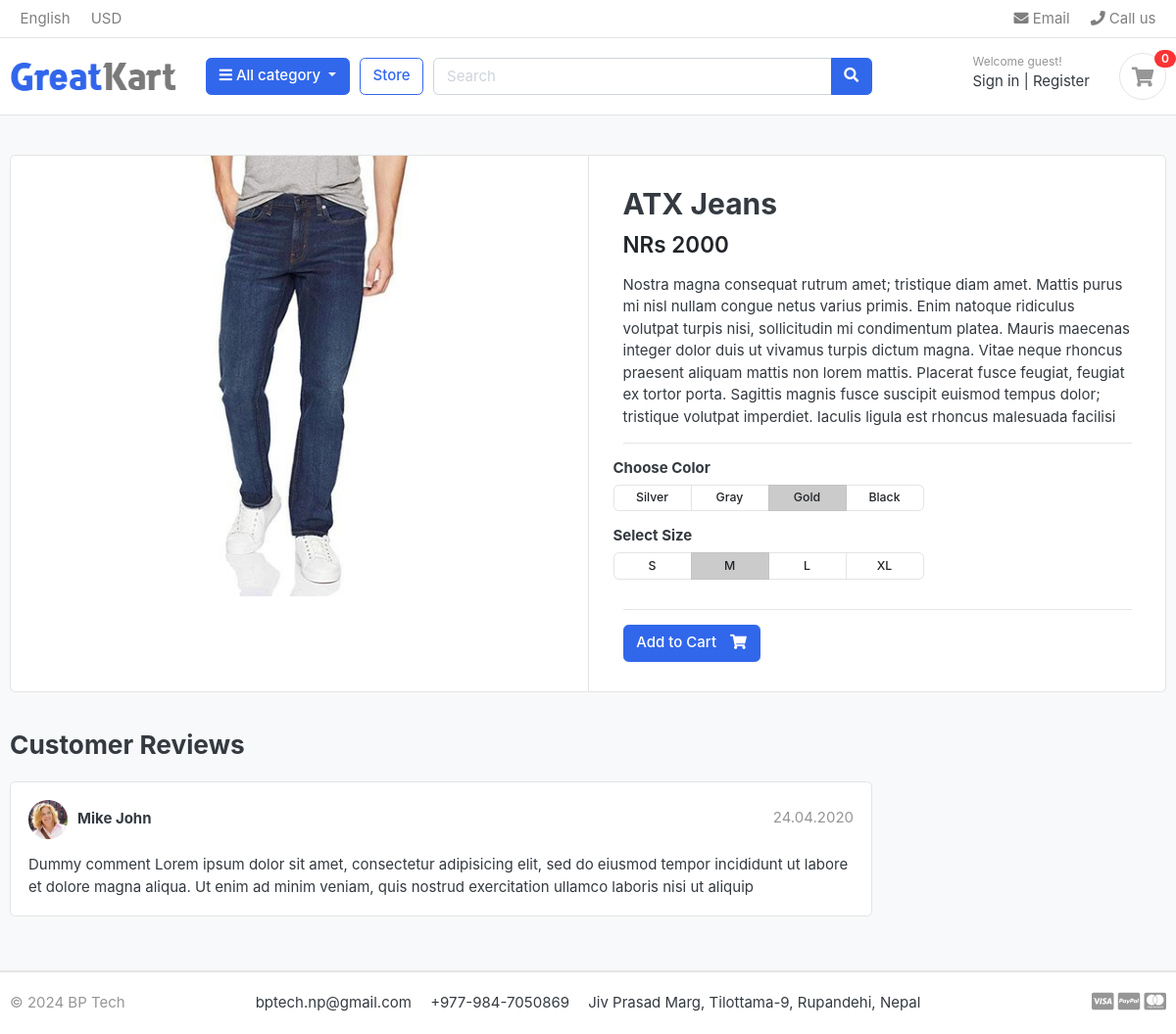
/store/category/jeans/atx-jeans/, run on the app's committed database.
### store/models.py (models this page shows, shortened)
class Product(models.Model):
    product_name  = models.CharField(max_length=200,unique=True)
    slug          = models.SlugField(max_length=200,unique=True)
    discription   = models.TextField(max_length=500,blank=True)
    price         = models.IntegerField()
    images        = models.ImageField(upload_to='photo/products')
    stock         = models.IntegerField()
    is_available  = models.BooleanField(default=True)
    Category      = models.ForeignKey(Category,on_delete=models.CASCADE)
    created_date  = models.DateTimeField(auto_now_add=True)
    modified_date = models.DateTimeField(auto_now=True)

### store/views.py (the view)
# urls.py: path('category/<slug:category_slug>/<slug:product_slug>/', views.product_detail, name = 'product_detail'),
def product_detail(request, category_slug, product_slug):
   try:
      single_product = Product.objects.get(Category__slug=category_slug, slug=product_slug)
      in_cart = Cartitem.objects.filter(cart__cart_id=_cart_id(request), product=single_product).exists()
   except Exception as e:
      raise e
   context = {
        'single_product': single_product,
        'in_cart':in_cart,
    }
   return render(request, 'store/product_detail.html', context)

### carts/context_processors.py (called while the page is built)
def counter(request):
    cart_count = 0
    if 'admin' in request.path:
        return{}
    else:
        try:
            cart =Cart.objects.filter(cart_id = _cart_id(request))
            cart_items = Cartitem.objects.all().filter(cart=cart[:1])
            for cart_item in cart_items:
                cart_count += cart_item.quantity
        except Cart.DoesNotExist:
            cart_count = 0
    return dict(cart_count=cart_count)

### carts/views.py (called while the page is built)
def _cart_id(request):
    cart = request.session.session_key
    if not cart:
        cart = request.session.create()
    return cart

### category/context_processors.py (called while the page is built)
def menu_links(request):
    links = Category.objects.all()
    return dict(links=links)

### category/models.py (called while the page is built)
    def get_url(self):
        return reverse('products_by_category', args=[self.slug])

### templates/store/product_detail.html
{% extends 'base.html' %}
{% load static %}
{% block Content %}
<section class="section-content padding-y bg">
    <div class="container">
    <div class="card">
        <div class="row no-gutters">
            <aside class="col-md-6">
    <article class="gallery-wrap">
        <div class="img-big-wrap">
           <a href="#"><img src="{{ single_product.images.url }}"></a>
        </div>
    </article>
            </aside>
            <main class="col-md-6 border-left">
    <article class="content-body">
    <h2 class="title">{{ single_product.product_name }}</h2>
    <div class="mb-3">
        <var class="price h4">NRs {{ single_product.price }}</var>
    </div>
    <p>{{ single_product.discription }}</p>
    <hr>
        <div class="row">
            <div class="item-option-select">
                <h6>Choose Color</h6>
                <div class="btn-group btn-group-sm btn-group-toggle" data-toggle="buttons">
                  <label class="btn btn-light">
                    <input type="radio" name="radio_color"> Silver
                  </label>
                  <label class="btn btn-light">
                    <input type="radio" name="radio_color" > Gray
                  </label>
                  <label class="btn btn-light active">
                    <input type="radio" name="radio_color checked"> Gold
                  </label>
                  <label class="btn btn-light">
                    <input type="radio" name="radio_color"> Black
                  </label>
                </div>
            </div>
        </div>
        <div class="row">
            <div class="item-option-select">
                <h6>Select Size</h6>
                <div class="btn-group btn-group-sm btn-group-toggle" data-toggle="buttons">
                  <label class="btn btn-light">
                    <input type="radio" name="radio_color"> S
                  </label>
                  <label class="btn btn-light active">
                    <input type="radio" name="radio_color" checked> M
                  </label>
                  <label class="btn btn-light">
                    <input type="radio" name="radio_color"> L
                  </label>
                  <label class="btn btn-light">
                    <input type="radio" name="radio_color"> XL
                  </label>
                </div>
            </div>
        </div>
        <hr>
        {% if single_product.stock <= 0 %}
          <h5 class='text-danger'>Out of Stock</h5>
          {% else %}
           {% if in_cart %}
           <a href="#" class="btn  btn-success"> <span class="text">Added to Cart</span> <i class="fas fa-check"></i>  </a>
           <a href="{% url 'cart' %}" class="btn btn-outline-primary "> <span class="text">View Cart</span> <i class="fas fa-eye"></i>  </a>
           {% else %}
            <a href="{% url 'add_cart' single_product.id %}" class="btn  btn-primary"> <span class="text">Add to Cart</span> <i class="fas fa-shopping-cart"></i>  </a>
           {% endif %}
        {% endif %}
    </article>
            </main>
        </div>
    </div>
    <br>
    <div class="row">
                <div class="col-md-9">
        <header class="section-heading">
            <h3>Customer Reviews </h3>
        </header>
        <article class="box mb-3">
            <div class="icontext w-100">
                <img src="{% static 'images/avatars/avatar1.jpg' %}" class="img-xs icon rounded-circle">
                <div class="text">
                    <span class="date text-muted float-md-right">24.04.2020 </span>
                    <h6 class="mb-1">Mike John </h6>
                </div>
            </div>
            <div class="mt-3">
                <p>
                    Dummy comment Lorem ipsum dolor sit amet, consectetur adipisicing elit, sed do eiusmod
                    tempor incididunt ut labore et dolore magna aliqua. Ut enim ad minim veniam,
                    quis nostrud exercitation ullamco laboris nisi ut aliquip
                </p>
            </div>
        </article>
        </div>
    </div>
    </div>
    </section>
{% endblock %}

### static/css/ui.css (style rules this page uses)
html { font-family: "Inter", sans-serif; font-size: 15px; }
.content-body { flex: 1 1 auto; padding: 2rem 2.3rem; }
.img-xs, .img-sm, .img-md, .img-lg { -o-object-fit: cover; object-fit: cover; flex-shrink: 0; flex-grow: 0; }
.img-xs { width: 40px; height: 40px; }
.padding-y { padding-top: 40px; padding-bottom: 40px; }
var { font-style: normal; }
article:after, .form-group:after { display: block; clear: both; content: ""; }
.bg { background-color: #f8f9fa; }
.section-heading { margin-bottom: 20px; margin-top: 15px; }
p:last-child { margin-bottom: 0; }
.btn-light { background-color: #fff; border-color: #e4e4e4; }
.btn .text + i { margin-left: 10px; }
.icontext { display: inline-flex; align-items: center; vertical-align: middle; }
.icontext .text { width: 100%; line-height: 1.2; }
.icontext .icon { position: relative; margin-right: 10px; flex-shrink: 0; flex-grow: 0; }
.price { font-weight: 600; color: #212529; }
.box { padding: 18px; background: #fff; border-radius: 0.37rem; border: 1px solid #e4e4e4; }
.box img { max-width: 100%; }
.gallery-wrap .img-big-wrap { margin-bottom: 10px; border-radius: 0.37rem; overflow: hidden; background-color: #fff; }
.gallery-wrap .img-big-wrap a { text-align: center; display: block; }
.gallery-wrap .img-big-wrap img { height: 450px; width: auto; display: inline-block; }
.item-option-select { margin-bottom: 1rem; display: inline-block; margin-right: 15px; }
.item-option-select .btn { min-width: 80px; }

### data on the page
Product: images (picture), product_name "ATX Jeans", price "2000", discription "Nostra magna consequat rutrum amet; tristique diam amet. Mattis purus mi nisl nullam congue netus varius primis. Enim natoque ridiculus volutpat turpis nisi, sollicitudin mi condimentum platea. Mauris maecenas integer dolor duis ut vivamus turpis dictum magna. Vitae neque rhoncus praesent aliquam mattis non lorem mattis. Placerat fusce feugiat, feugiat ex tortor porta. Sagittis magnis fusce suscipit euismod tempus dolor; tristique volutpat imperdiet. Iaculis ligula est rhoncus malesuada facilisi"

### other printed values
{{ cart_count }} "0"
